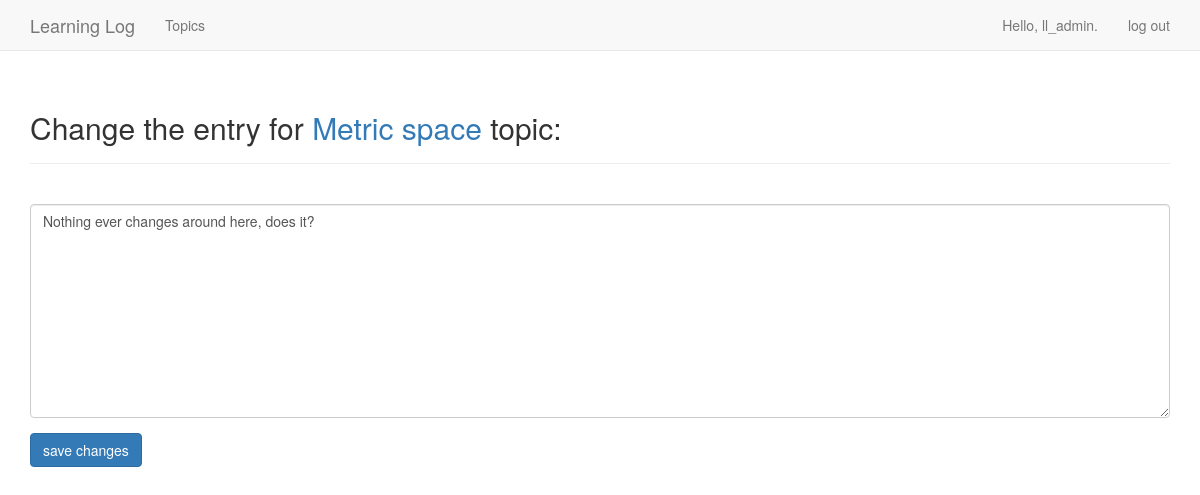
The page /edit_entry/5 (signed in) on the database its author committed.
### learning_logs/models.py (models this page shows, shortened)
class Topic(models.Model):
    text = models.CharField(max_length=200)
    date_added = models.DateTimeField(auto_now_add=True)
    owner = models.ForeignKey(User, on_delete=models.DO_NOTHING)
    def __str__(self):
        return self.text

class Entry(models.Model):
    topic = models.ForeignKey(Topic, on_delete=models.DO_NOTHING)
    text = models.TextField()
    date_added = models.DateTimeField(auto_now_add=True)
    class Meta:
        verbose_name_plural = 'entries'

### learning_logs/views.py (the view)
# urls.py: path('edit_entry/<int:entry_id>', views.edit_entry, name='edit_entry'),
@login_required
def edit_entry(request, entry_id):
    entry = Entry.objects.get(id=entry_id)
    topic = entry.topic
    if topic.owner != request.user:
        raise Http404
    if request.method != 'POST':
        form = EntryForm(instance=entry)
    else:
        form = EntryForm(instance=entry, data=request.POST)
        if form.is_valid():
            form.save()
            return HttpResponseRedirect(reverse('learning_logs:topic', args=[topic.id]))
    context = {'entry': entry, 'topic': topic, 'form': form}
    return render(request, 'learning_logs/edit_entry.html', context)

### learning_logs/forms.py
class EntryForm(forms.ModelForm):
    class Meta:
        model = Entry
        fields = ['text']
        labels = {'text': ''}
        widgets = {'text': forms.Textarea(attrs={'cols': 80})}

### learning_logs/templates/learning_logs/edit_entry.html (shortened to what this page needs)
{% extends "learning_logs/base.html" %}
{% load bootstrap3 %}
{% block header %}
    <h2>Change the entry for <a href="{% url 'learning_logs:topic' topic.id %}">{{ topic }}</a> topic: </h2>
{% endblock header %}
{% block content %}
    <form action="{% url 'learning_logs:edit_entry' entry.id %}" method='post'>
        {% bootstrap_form form %}
        {% buttons %}
            <button name="submit" class="btn btn-primary">save changes</button>
        {% endbuttons %}
    </form>
{% endblock content %}

### learning_logs/templates/learning_logs/base.html (shortened to what this page needs)
{% load bootstrap3 %}
<!DOCTYPE html>
<html lang="en">
    <head>
        {% bootstrap_css %}
    </head>
    <body>
        <nav class="navbar navbar-default navbar-static-top">
            <div class="container">
                <div class="navbar-header">
                    <a class="navbar-brand" href="{% url 'learning_logs:index' %}">Learning Log</a>
                </div>
                <div id="navbar" class="navbar-collapse collapse">
                    <ul class="nav navbar-nav">
                        <li><a href="{% url 'learning_logs:topics' %}">Topics</a></li>
                    </ul>
                    <ul class="nav navbar-nav navbar-right">
                        {% if user.is_authenticated %}
                            <li><a>Hello, {{ user.username }}.</a></li>
                            <li><a href="{% url 'users:logout' %}">log out</a></li>
                        {% else %}
                            <li><a href="{% url 'users:register' %}">register</a></li>
                            <li><a href="{% url 'users:login' %}">log in</a></li>
                        {% endif %}
                    </ul>
                </div>
            </div>
        </nav>
        <div class="container">
            <div class="page-header">
                {% block header %}{% endblock header %}
            </div>
            <div>
                {% block content %}{% endblock content %}
            </div>
        </div>
    </body>
</html>

### rows shown on the page
Topic: text "Metric space"
Entry: text "Nothing ever changes around here, does it?"

### other values the page prints
{{ user.username }} "ll_admin"
